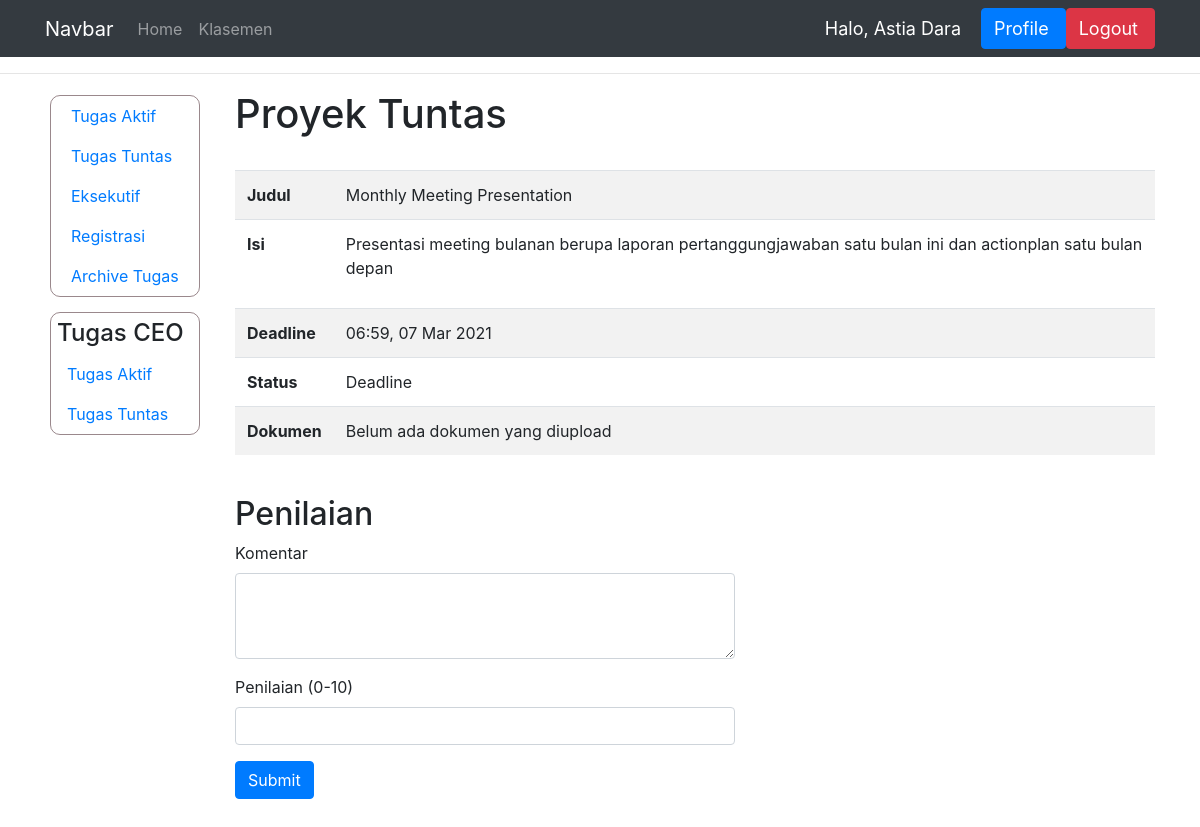
The app's page /tuntas/47 (signed in), older data.
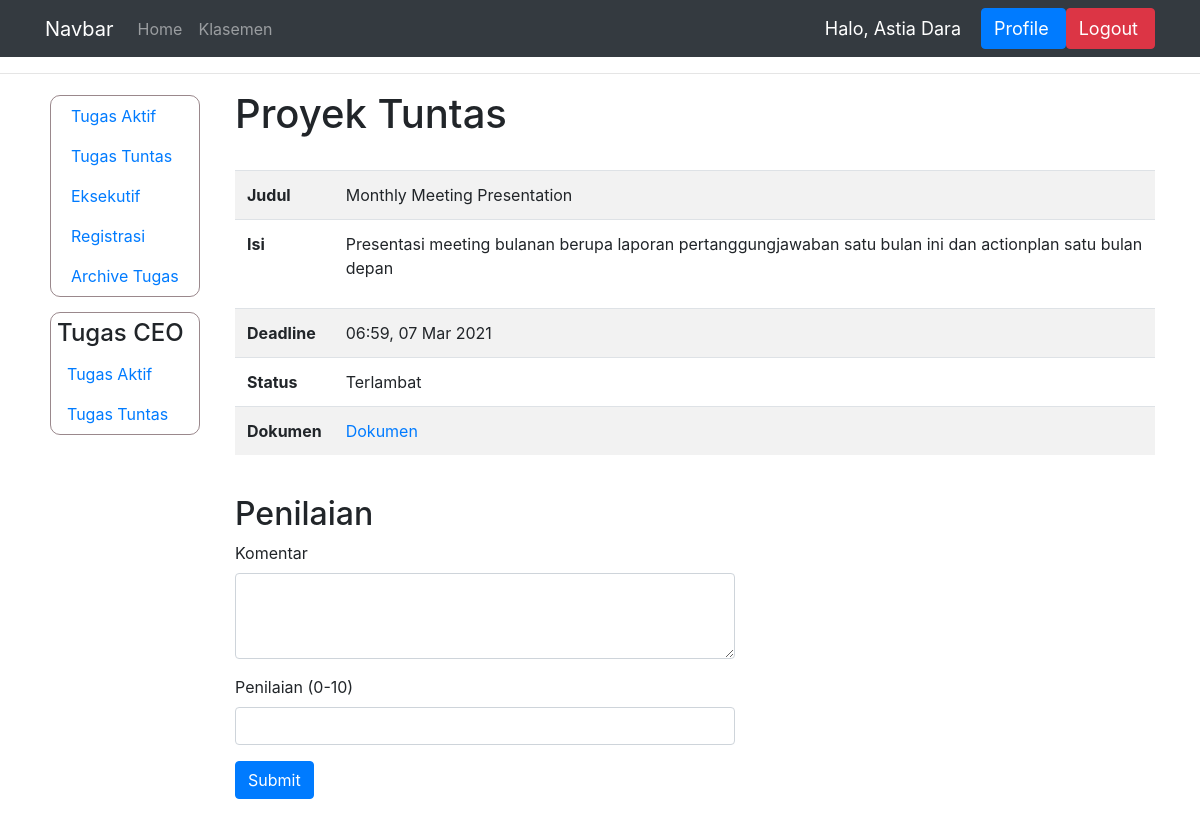
The same page, newer data.
### dashboard/models.py (models this page shows, shortened)
class TugasProyek(models.Model):
    STATUS = (
        ('Tuntas', 'Tuntas'),
        ('Hold', 'Hold'),
        ('On Progress', 'On Progress'),
        ('Selesai', 'Selesai'),
        ('Deadline', 'Deadline'),
        ('Terlambat', 'Terlambat')
    )
    pemilik_tugas = models.ForeignKey(User, on_delete=models.CASCADE)
    judul = models.CharField(max_length=150)
    isi = models.CharField(max_length=1000)
    deadline = models.DateTimeField('Deadline')
    status = models.CharField(max_length=15, choices=STATUS)
    bukti = models.CharField(max_length=100, null=True)
    penilaian = models.IntegerField(null=True)
    bagian = models.CharField(max_length = 100, null=True)
    komentar = models.CharField(max_length=1000)
    selesai_pada = models.DateTimeField('Selesai pada', null=True)
    link_bukti = models.CharField(max_length=1000, null=True)
    archive = models.BooleanField(null=True, default=False)
    ketuntasan = models.BooleanField(null=True, default=False)

### dashboard/views.py (the view, shortened to what this page needs)
# urls.py: path('tuntas/<int:id_tugas>', views.tuntas, name='tuntas'),
@login_required(login_url='login')
def tuntas(request, id_tugas):
    nama = request.user.first_name
    t = TugasProyek.objects.get(pk=id_tugas)
    dokumennya = t.bukti
    context = {'nama' : nama,
                'tugas' : t,
                'dokumen' : dokumennya,
                'tuntas' : tuntas
                }
    ceo = request.user.groups.filter(name='CEO').exists()
    if ceo:
        context['sidebar_ceo'] = True
    if not request.user.groups.filter(name='Eksekutif').exists() or request.user.last_name == 'Human Resource':
        context['data_kar'] = True
    if t.bukti == '#':
        context['belum'] = True
    return render(request, 'manager/proyek_tuntas.html', context)

### templates/manager/proyek_tuntas.html (shortened to what this page needs)
{% extends 'main.html' %}
{% block content %}
<hr>
<div class="container">
    <div class="row">
        {% if sidebar_ceo %}
            {% include 'ceo/sidebar.html' %}
        {% else %}
            {% include 'manager/sidebar.html' %}
        {% endif %}
        <div class="col">
            <h1>Proyek Tuntas</h1>
            <br>
            <table class="table table-striped">
                <tbody>
                <tr>
                    <th scope="row">Judul</th>
                    <td>{{tugas.judul}}</td>
                </tr>
                <tr>
                    <th scope="row">Isi</th>
                    <td>{{tugas.isi|linebreaks}}</td>
                </tr>
                <tr>
                    <th scope="row">Deadline</th>
                    <td>{{tugas.deadline|time:"H:i"}}, {{tugas.deadline|date:"d M Y"}}</td>
                </tr>
                <tr>
                    <th scope="row">Status</th>
                    <td>{{tugas.status}}</td>
                </tr>
                {% if belum %}
                <tr>
                    <th scope="row">Dokumen</th>
                    <td>Belum ada dokumen yang diupload</td>
                </tr>
                {% else %}
                <tr>
                    <th scope="row">Dokumen</th>
                    <td><a href="{{tugas.bukti}}" target="_blank">Dokumen</a></td>
                </tr>
                {% endif %}
                </tbody>
            </table>
            <br>
            <h2>Penilaian</h2>
            <div class="kontainer-penilaian">
            <form action="" method="POST">
                <div class="form-group">
                    <label for="komentar">Komentar</label>
                    <textarea class="form-control" id="komentar" name="komentar" rows="3"></textarea>
                </div>
                <div class="form-group">
                    <label for="penilaian">Penilaian (0-10)</label>
                    <input type="number" class="form-control" id="penilaian" name="penilaian" min="0" max="10">
                </div>
                <button type="submit" class="btn btn-primary">Submit</button>
            </form>
            </div>
            <br><br><br><br><br><br>
        </div>
    </div>
</div>
{% endblock %}

Row changes from the older to the newer data that the page shows:
changed TugasProyek "Monthly Meeting Presentation": status "Deadline" → "Terlambat"
Text that changed along with them:
text no longer shown: "Belum ada dokumen yang diupload"
